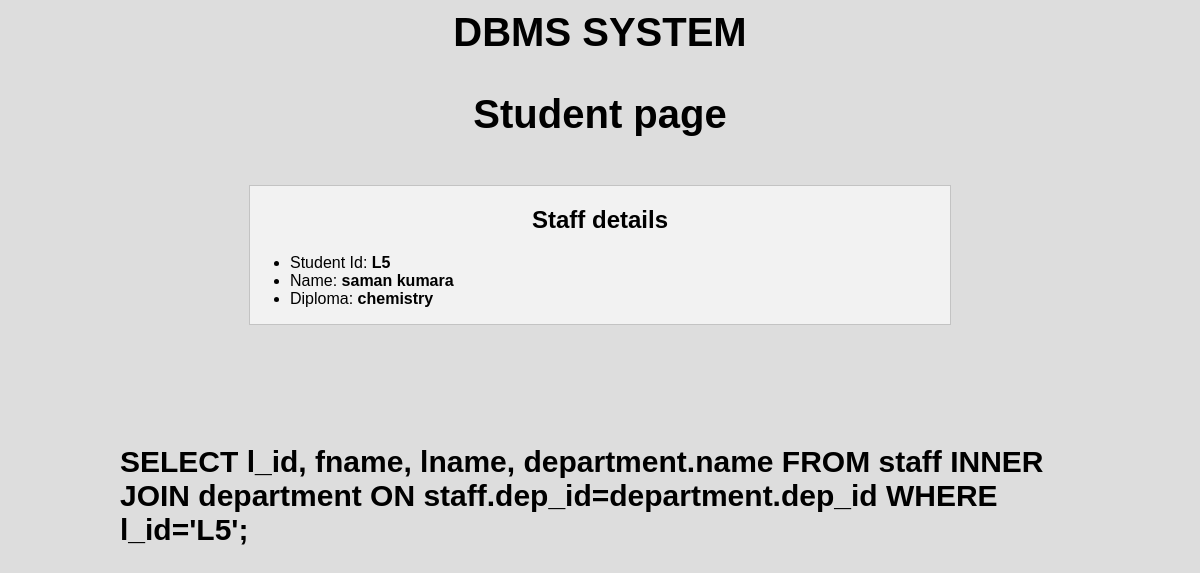
Screenshot of /admin/staff.php?l_id=L5 with the database file from the repository.
### tables this page shows
CREATE TABLE `staff` (
  `l_id` varchar(50) NOT NULL,
  `fname` varchar(225) NOT NULL,
  `lname` varchar(225) NOT NULL,
  `dep_id` varchar(50) NOT NULL
);

CREATE TABLE `department` (
  `dep_id` varchar(50) NOT NULL,
  `name` varchar(225) NOT NULL
);

### admin/staff.php (the view, shortened to what this page needs)
<?php
if(isset($_GET["l_id"])){
    include_once("config.php");
    $l_id = $_GET["l_id"];
    $sql3 = "SELECT l_id, fname, lname, department.name FROM staff INNER JOIN department ON staff.dep_id=department.dep_id WHERE l_id='$l_id';";
    $result3 = mysqli_query($con, $sql3) or die(mysqli_error($con));
    if(mysqli_num_rows($result3)>0){
        $str3 = '';
        while($row=mysqli_fetch_assoc($result3)){
            $str3 .= "<li>Student Id: <b>$row[l_id]</b></li>";
            $str3 .= "<li>Name: <b>$row[fname] "." "."$row[lname]</b></li>";
            $str3 .= "<li>Diploma: <b>$row[name]</b></li>";
        }
    }
}
 ?>
 <!DOCTYPE html>
<html>
<head>
    <link rel="stylesheet" href="../css/form.css?modified=205209">
    <link rel="stylesheet" href="../css/test.css?modified=20094">
    <link rel="stylesheet" href="../css/tab.css?modified=200209">
    <link rel="stylesheet" href="../css/navbar.css?modified=20209">
</head>
<body>
    <a href="index.php"><h1>DBMS System</h1></a>
        <h1>Student page</h1>
        <div class="container-main2">
            <h2>Staff details</h2>
            <ul>
                <?php if(isset($str3)){echo $str3; } ?>
            </ul>
        </div>
        <div id="msg">
            <?php echo $sql3 ?>
        </div>
    </body>
</html>

### css/test.css (style rules this page uses)
html { font-family: sans-serif; background: #dddddd; }
h1 { text-align: center; font-size: 40px; }
h2 { text-align: center; }
.container-main2 { width: 700px; margin-left: auto; margin-right: auto; margin-top: 4%; margin-bottom: 50px; background: #f2f2f2; display: block; padding: 0; position: relative; border: 1px solid #c3c3c3; }
#msg { font-size: 30px; color: black; font-weight: bold; margin: 10%; }

### css/navbar.css (style rules this page uses)
body { padding: 0; margin: 0; }
h1 { margin-top: 0; padding-top: 0px; }
a { color: inherit; text-decoration: none; text-transform: uppercase; display: block; padding: 10px; }

### rows the page displays
staff: l_id "L5", fname "saman", lname "kumara", dep.name "chemistry"

### other values shown
$sql3 "SELECT l_id, fname, lname, department.name FROM staff INNER JOIN department ON staff.dep_id=department.dep_id WHERE l_id='L5';"
